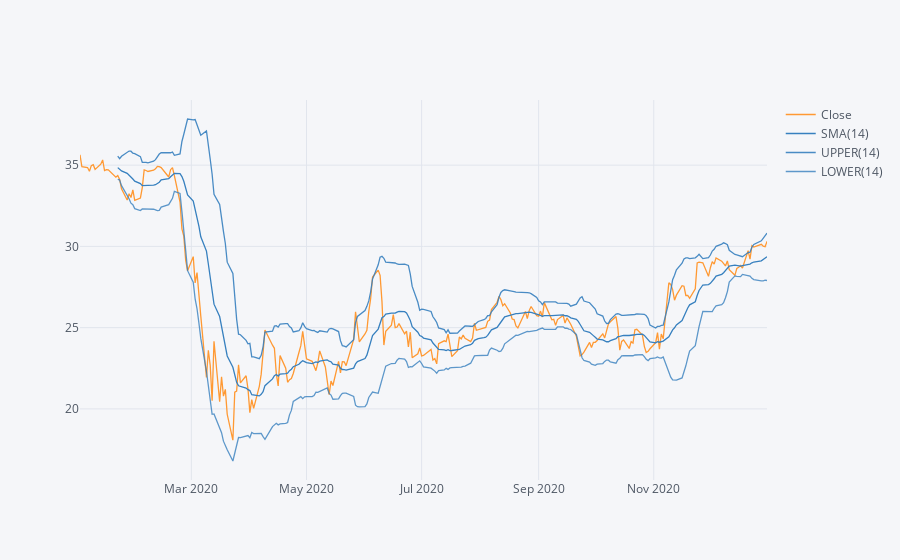

This figure's notebook cell:
### Markdown cell above
**Use .ta_plot(study='boll') to create a Bollinger Band Plot for Bank of America for the year 2020.**

### Code cell
BAC['Close'].loc['2020-01-01':'2021-01-01'].ta_plot(study='boll')

### Figure 1 — Plotly figure (JSON) as saved in the notebook; plotly's stock layout.template omitted (floating-point values rounded to 4 significant figures; data arrays with more than 128 entries replaced by an {"elided": "..."} marker saying what was removed)
{"data": [{"line": {"color": "rgba(255, 153, 51, 1.0)", "dash": "solid", "shape": "linear", "width": 1.3}, "mode": "lines", "name": "Close", "text": "", "type": "scatter", "x": {"elided": "253 str values"}, "y": {"elided": "253 float values"}}, {"line": {"color": "rgba(55, 128, 191, 1.0)", "dash": "solid", "shape": "linear", "width": 1.3}, "mode": "lines", "name": "SMA(14)", "text": "", "type": "scatter", "x": {"elided": "253 str values"}, "y": {"elided": "253 mixed values"}}, {"line": {"color": "rgba(55, 128, 191, 0.8999999999999999)", "dash": "solid", "shape": "linear", "width": 1.3}, "mode": "lines", "name": "UPPER(14)", "text": "", "type": "scatter", "x": {"elided": "253 str values"}, "y": {"elided": "253 mixed values"}}, {"line": {"color": "rgba(55, 128, 191, 0.7999999999999998)", "dash": "solid", "shape": "linear", "width": 1.3}, "mode": "lines", "name": "LOWER(14)", "text": "", "type": "scatter", "x": {"elided": "253 str values"}, "y": {"elided": "253 mixed values"}}], "layout": {"legend": {"bgcolor": "#F5F6F9", "font": {"color": "#4D5663"}}, "paper_bgcolor": "#F5F6F9", "plot_bgcolor": "#F5F6F9", "title": {"font": {"color": "#4D5663"}}, "xaxis": {"gridcolor": "#E1E5ED", "showgrid": true, "tickfont": {"color": "#4D5663"}, "title": {"font": {"color": "#4D5663"}, "text": ""}, "zerolinecolor": "#E1E5ED"}, "yaxis": {"gridcolor": "#E1E5ED", "showgrid": true, "tickfont": {"color": "#4D5663"}, "title": {"font": {"color": "#4D5663"}, "text": ""}, "zerolinecolor": "#E1E5ED"}}}
